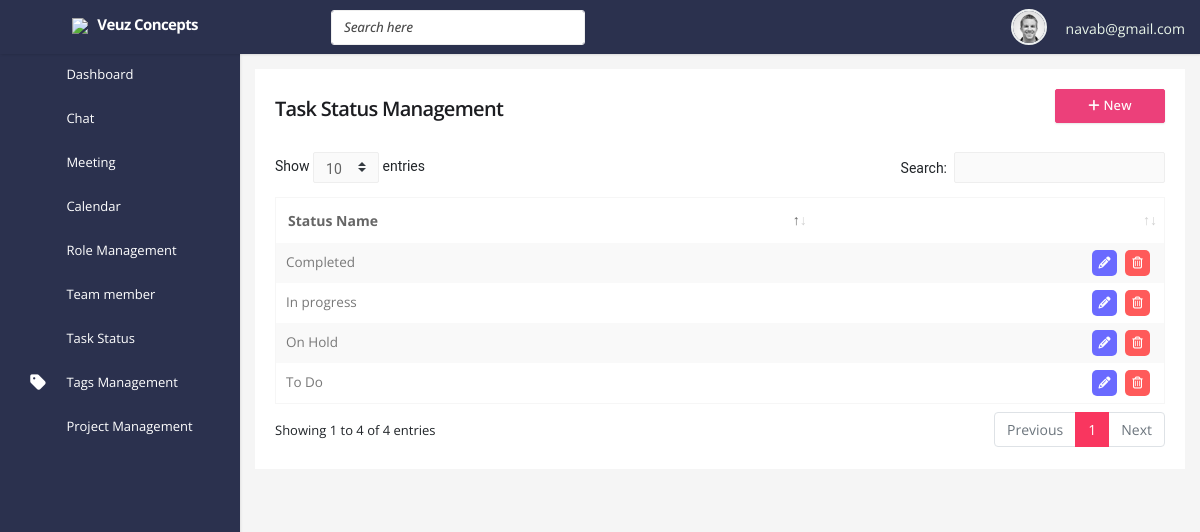
Screenshot of /task_status_management (signed in) with the database file from the repository.
### my_app/models.py (models this page shows, shortened)
class common_table(models.Model):
    created_by = models.ForeignKey(User, related_name="%(app_label)s_%(class)s_ownership",on_delete=models.CASCADE,null=True)
    created_dt = models.DateField(auto_now=True)
    updated_by =  models.ForeignKey(User, related_name="%(app_label)s_%(class)s_ownership1",on_delete=models.CASCADE,null=True)
    updated_dt = models.DateField(null=True)
    created_tm = models.TimeField(auto_now=True)
    updated_tm = models.TimeField(null=True)
    status = models.CharField(max_length=10, null=True)
    class Meta:
        abstract = True

class status_name_master(common_table):
    active_user_id = models.ForeignKey(User_details,related_name="task_active_userid",on_delete=models.CASCADE,null=True)
    active_auth_user_id = models.ForeignKey(User,related_name="task_active_auth_id",on_delete=models.CASCADE,null=True)
    status_name = models.CharField(max_length=15,null=True)
    status_color = models.CharField(max_length=55,null=True)
    company_id = models.ForeignKey(company_master, on_delete=models.CASCADE,related_name="status_company_id", null=True)

### my_app/views.py (the view)
# urls.py: path('task_status_management',views.task_status_management,name='task_status_management'),
def task_status_management(request):
    user_details_data = User_details.objects.get(auth_user=request.user)
    status_name = status_name_master.objects.filter(company_id=user_details_data.company_id)
    context = {
        "status_name":status_name,
        "user_details_data":user_details_data
    }
    return render(request, 'task_status_management.html',context)

### my_app/templatetags/permissions.py (called while the page is built, shortened)
@register.filter(name='company_nav_perm_check')
def company_nav_perm_check(value,args):
    user_dat = User.objects.get(id=value)
    try:
        user_details = User_details.objects.get(auth_user=user_dat)
    except:
        pass
    st = user_dat.is_superuser
    if st == True:
        if args == "Role" or args == "Team member":
            return False
        else:
            return True
    if user_details.user_type == "company_admin":
        if args == "Role" or args == "Team member" or args == "Tags" or args == "Status":
            return True

### my_app/templates/task_status_management.html (shortened to what this page needs)
{% extends "base.html" %}
{% load static %}
{% load permissions %}
{% block content %}
<div class="content-right">
    <div class="margin-class-this chat-section">
        <div class="row">
          <div class="col-md-12">
            <div class="card card-shadow">
                <div class="card-body body-change card-border">
                    <div class="d-flex align-items-center justify-content-between">
                        <h2 class="main-heading-txt">Task Status Management</h2>
                        <button type="button" class="btn btn-pink waves-effect waves-light w-md m-b-5" data-toggle="modal" data-target="#status-modal"><i class="fa fa-plus"></i> New</button>
                    </div>
                    <div class="row mt-4">
                        <div class="col-md-12 col-sm-12 col-12">
                            <table id="datatable" class="table table-striped dt-responsive table-bordered nowrap table-padd" style="border-collapse: collapse; border-spacing: 0; width: 100%;">
                                <thead class="border-class">
                                    <tr class="heading-text">
                                        <th>Status Name</th>
                                        <th></th>
                                    </tr>
                                </thead>
                                <tbody class="body-textcls vertcle-center">
                                    {% for i in status_name %}
                                    <tr>
                                        <td>{{i.status_name}}</td>
                                        <td>
                                            <div class="action-tbl d-flex justify-content-end">
                                                <i class="fa fa-pencil mx-1 pencil-btn" data-toggle="tooltip" data-placement="top" title="" data-original-title="Edit"></i>
                                                <i class="fa fa-trash-o mx-1 trash-btn" data-toggle="tooltip" data-placement="top" title="" data-original-title="Delete"></i>
                                            </div>
                                        </td>
                                    </tr>
                                    {% endfor %}
                                </tbody>
                            </table>
                        </div>
                    </div>
                </div>
            </div>
          </div>
        </div>
    </div>
</div>
{% endblock %}

### my_app/templates/base.html (shortened to what this page needs)
<!DOCTYPE html>
<html lang="en">
    {% load static %}
    {% load permissions %}
<head>
    <link href="../static//plugins/sweetalert2/sweetalert2.css" rel="stylesheet" type="text/css">
    <link href="../static/plugins/select2/dist/css/select2.css" rel="stylesheet" type="text/css">
    <link href="../static/plugins/select2/dist/css/select2-bootstrap.css" rel="stylesheet" type="text/css">
    <link href="../static/assets/css/bootstrap.min.css" rel="stylesheet" type="text/css" />
    <link href="../static/assets/css/icons.css" rel="stylesheet" type="text/css" />
    <link href="../static/assets/css/style.css" rel="stylesheet" type="text/css" />
    <link href="../static/plugins/timepicker/bootstrap-timepicker.min.css" rel="stylesheet">
    <link href="../static/plugins/bootstrap-datepicker/dist/css/bootstrap-datepicker.min.css" rel="stylesheet">
    <link href="../static/plugins/datatables/dataTables.bootstrap4.min.css" rel="stylesheet" type="text/css" />
</head>
<body class="fixed-left">
    <div id="wrapper">
        <div class="topbar">
            <div class="topbar-left">
                <div class="float-left">
                    <a href="#" class="button-menu-mobile open-left">
                    </a>
                </div>
                <div class="text-center">
                    <a href="index.html" class="logo"><img src="../static/assets/images/logo.svg"> <span>Veuz Concepts</span></a>
                </div>
            </div>
            <nav class="navbar navbar-default">
                <div class="container-fluid">
                    <ul class="list-inline menu-left mb-0 d-flex align-items-center">
                        <li class="hide-phone float-left">
                            <form role="search" class="navbar-form">
                                <input type="text" placeholder="Search here" class="form-control search-bar">
                            </form>
                        </li>
                    </ul>
                    <ul class="nav navbar-right float-right list-inline list-margin">
                        <li class="dropdown d-none d-sm-block">
                        </li>
                        <li class="d-none d-sm-block">
                        </li>
                        <li class="d-none d-sm-block">
                        </li>
                        <li class="d-none d-sm-block">
                        </li>
                        <li class="dropdown open">
                            <a href="" class="dropdown-toggle profile" data-toggle="dropdown" aria-expanded="true"><img src="../static/assets/images/users/avatar-1.jpg" alt="user-img" class="rounded-circle"> </a>
                            <span class="ms-1 nav-user-name hidden-sm" style="color: rgb(234, 246, 234);">{{request.user}}</span>
                        </li>
                    </ul>
                </div>
            </nav>
        </div>
        <div class="left side-menu">
            <div class="sidebar-inner slimscrollleft">
                <div id="sidebar-menu">
                    <ul>
                        <li>
                            <a href="index" class="waves-effect "><span> Dashboard </span></a>
                        </li>
                        <li class="has_sub">
                            <a href="chat" class="waves-effect"><span> Chat </span><span class="pull-right"></span></a>
                        </li>
                        <li>
                            <a href="meeting" class="waves-effect"><span> Meeting </span></a>
                        </li>
                        <li>
                            <a href="calendar" class="waves-effect"><span> Calendar </span></a>
                        </li>
                        {% if request.user.id|company_nav_perm_check:"Role" %}
                        <li>
                            <a href="role_management" class="waves-effect"><span> Role Management</span></a>
                        </li>
                        {% endif %}
                        {% if request.user.id|company_nav_perm_check:"Team member" %}
                        <li>
                            <a href="member_management" class="waves-effect"><span> Team member</span></a>
                        </li>
                        {% endif %}
                        {% if user.is_superuser %}
                        {% else %}
                        {% if request.user.id|company_nav_perm_check:"Status" %}
                        <li>
                            <a href="task_status_management" class="waves-effect"><span> Task Status</span></a>
                        </li>
                        {% endif %}
                        {% if request.user.id|company_nav_perm_check:"Tags" %}
                        <li>
                            <a href="tags_management" class="waves-effect"><i class="fa fa-tag"></i><span> Tags Management</span></a>
                        </li>
                        {% endif %}
                        {% endif %}
                        {% if user.is_superuser %}
                            {% else %}
                        <li class="has_sub">
                            <a href="project_management" class="waves-effect"><span> Project Management </span><span class="pull-right"></span></a>
                        </li>
                        {% endif %}
                    </ul>
                </div>
            </div>
        </div>
        <div class="mt-4">
            <div class="content-page">
                <div class="content">
                    {% block content %}
                    {% endblock %}
                    </div>
            </div>
        </div>
    </div>
</body>
</html>

### rows the page displays
status_name_master: status_name "To Do"
status_name_master: status_name "In progress"
status_name_master: status_name "On Hold"
status_name_master: status_name "Completed"

### other values shown
{{ request.user }} "navab@gmail.com"
